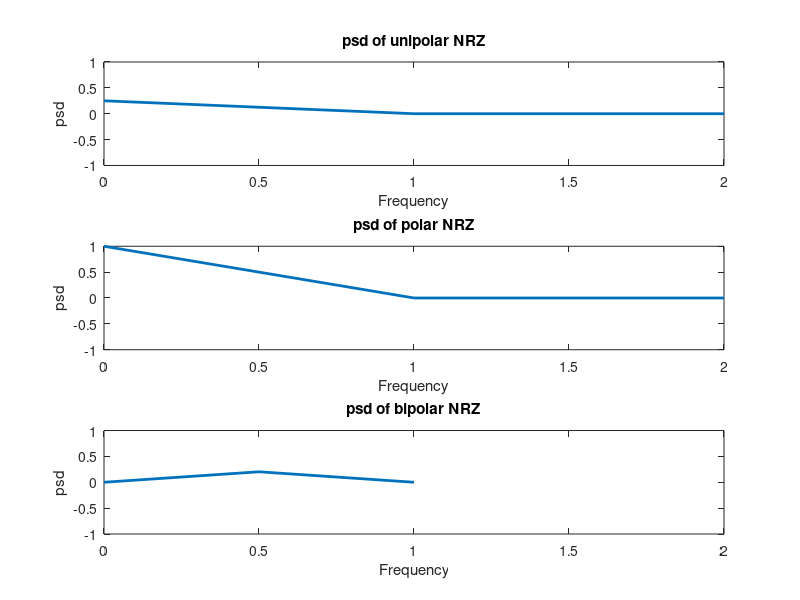

Write MATLAB code to recreate this figure.
clear all;
close all;
f=0:1:2;
A=1;
Tb=1;
n=f*Tb;
a=A*A*Tb;
b=sinc(n).*sinc(n);
s=a/4.*b;
subplot(311);
plot(n,s,'LineWidth', 2);
axis([0 2 -1 1]);
xlabel('Frequency')
ylabel('psd')
title('psd of unipolar NRZ');
%Power Spectral Density (psd) of polar NRZ Format
s=a.*b;
subplot(312);
plot(n,s,'LineWidth', 2);
axis([0 2 -1 1]);
xlabel('Frequency');
ylabel('psd');
title('psd of polar NRZ');
%Power Spectral Density (psd) of Bipolar NRZ Format
A=1;
Tb=0.5;
n=f*Tb;
a=A*A*Tb;
c=pi*n;
b=sinc(n).*sinc(n);
d=sin(c).*sin(c);
s=a.*b.*d;
subplot(313);
plot(n,s,'LineWidth', 2);
axis([0 2 -1 1]);
xlabel('Frequency')
ylabel('psd')
title('psd of bipolar NRZ');
